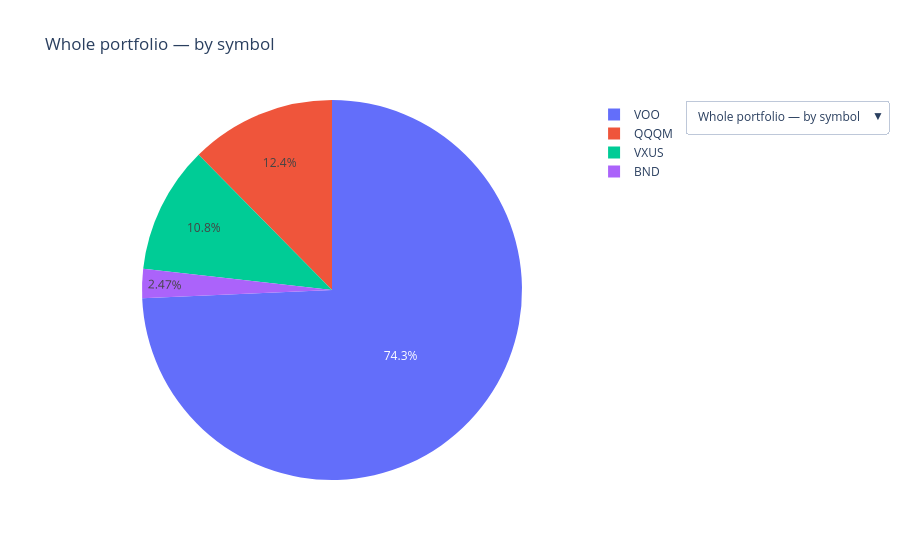

Notebook code for this chart:
### Code cell
pie_options = transactions.pie_chart_options(trades)
visualization.plot_investment_pie(pie_options).show()

### Figure 1 — Plotly figure (JSON) as saved in the notebook; plotly's stock layout.template omitted (floating-point values rounded to 4 significant figures)
{"data": [{"labels": ["VOO", "QQQM", "VXUS", "BND"], "type": "pie", "values": [11340.0, 1890.0, 1653.0, 377.2]}], "layout": {"title": {"text": "Whole portfolio — by symbol"}, "updatemenus": [{"active": 0, "buttons": [{"args": [{"labels": [["VOO", "QQQM", "VXUS", "BND"]], "values": [[11340.0, 1890.0, 1653.0, 377.2]]}, {"title": "Whole portfolio — by symbol"}], "label": "Whole portfolio — by symbol", "method": "update"}, {"args": [{"labels": [["2026-04-10", "2026-05-05", "2026-05-06", "2026-06-04"]], "values": [[126.0, 250.0, 0.2869, 0.8792]]}, {"title": "BND — by date"}], "label": "BND — by date", "method": "update"}, {"args": [{"labels": [["2026-06-01"]], "values": [[1890.0]]}, {"title": "QQQM — by date"}], "label": "QQQM — by date", "method": "update"}, {"args": [{"labels": [["2026-01-27", "2026-04-10", "2026-05-05", "2026-06-01", "2026-06-30"]], "values": [[97.02, 876.0, 1750.0, 6613.0, 2000.0]]}, {"title": "VOO — by date"}], "label": "VOO — by date", "method": "update"}, {"args": [{"labels": [["2026-04-10", "2026-05-05", "2026-06-24", "2026-06-30"]], "values": [[251.0, 500.0, 2.451, 900.0]]}, {"title": "VXUS — by date"}], "label": "VXUS — by date", "method": "update"}], "x": 1.2, "xanchor": "left", "y": 1}]}}
